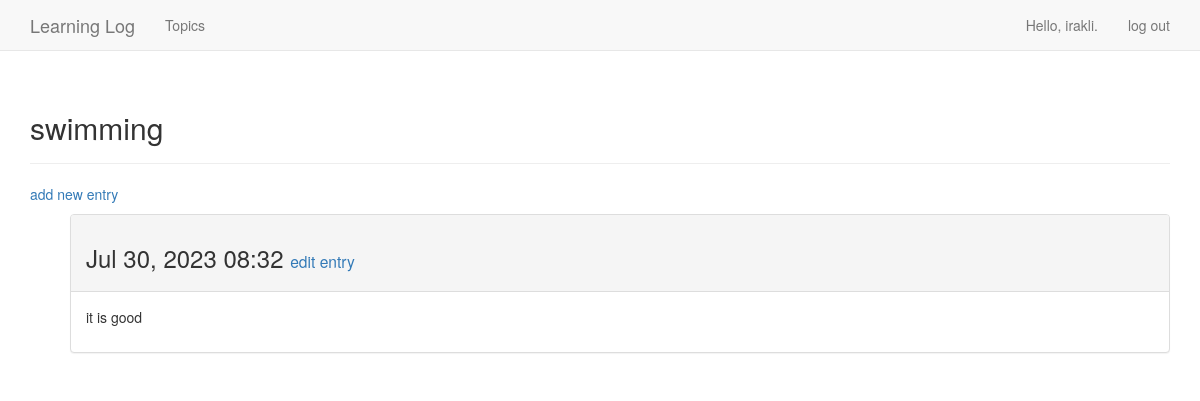
Screenshot of /topics/3/ (signed in) with the database file from the repository.
### learning_logs/models.py (models this page shows, shortened)
class Topic(models.Model):
  text = models.CharField(max_length=200)
  date_added = models.DateTimeField(auto_now_add=True)
  owner = models.ForeignKey(User, models.DO_NOTHING)
  def __str__(self):
    return self.text

class Entry(models.Model):
  topic = models.ForeignKey(Topic, models.DO_NOTHING)
  text = models.TextField()
  date_added = models.DateTimeField(auto_now_add=True)
  class Meta:
    verbose_name_plural = 'entries'

### learning_logs/views.py (the view)
# urls.py: re_path(r'^topics/(?P<topic_id>\d+)/$', views.topic, name='topic'),
@login_required
def topic(request, topic_id):
  topic = Topic.objects.get(id=topic_id)
  if topic.owner != request.user:
    raise Http404
  entries = topic.entry_set.order_by('-date_added')
  context = {'topic': topic, 'entries': entries}
  return render(request, 'learning_logs/topic.html', context)

### learning_logs/templates/learning_logs/topic.html (shortened to what this page needs)
{% extends 'learning_logs/base.html' %}
{% block header %}
  <h2>{{ topic }}</h2>
{% endblock header %}
{% block content %}
  <p>
    <a href="{% url 'learning_logs:new_entry' topic.id %}">add new entry</a>
  </p>
  <ul>
  {% for entry in entries %}
    <div class="panel panel-default">
      <div class="panel-heading">
        <h3>
          {{ entry.date_added|date:'M d, Y H:i' }}
          <small>
            <a href="{% url 'learning_logs:edit_entry' entry.id %}">
              edit entry</a>
          </small>
        </h3>
      </div>
      <div class="panel-body">
        {{ entry.text|linebreaks }}
      </div>
    </div> <!-- panel -- >
  {% empty %}
      There are no entries for this topic yet.
  {% endfor %}
{% endblock content %}

### learning_logs/templates/learning_logs/base.html (shortened to what this page needs)
{% load bootstrap3 %}
<!DOCTYPE html>
<html lang='en'>
  <head>
    {% bootstrap_css %}
  </head>
  <body>
    <nav class="navbar navbar-default navbar-static-top">
      <div class="container">
        <div class="navbar-header">
          <a class="navbar-brand" href="{% url 'learning_logs:index' %}">
          Learning Log</a>
        </div>
        <div id="navbar" class="navbar-collapse collapse">
          <ul class="nav navbar-nav">
            <li><a href="{% url 'learning_logs:topics' %}">Topics</a></li>
          </ul>
          <ul class="nav navbar-nav navbar-right">
            {% if user.is_authenticated %}
              <li><a>Hello, {{ user.username }}.</a></li>
              <li><a href="{% url 'users:logout' %}">log out</a></li>
            {% else %}
              <li><a href="{% url 'users:register' %}">register</a></li>
              <li><a href="{% url 'users:login' %}">log in</a></li>
            {% endif %}
          </ul>
        </div>
      </div>
    </nav>
    <div class="container">
      <div class="page-header">
        {% block header %}{% endblock header %}
      </div>
      <div>
        {% block content %}{% endblock content %}
  </body>
</html>

### rows the page displays
Topic: text "swimming"
Entry: date_added "Jul 30, 2023 08:32", text "it is good"

### other values shown
{{ user.username }} "irakli"
